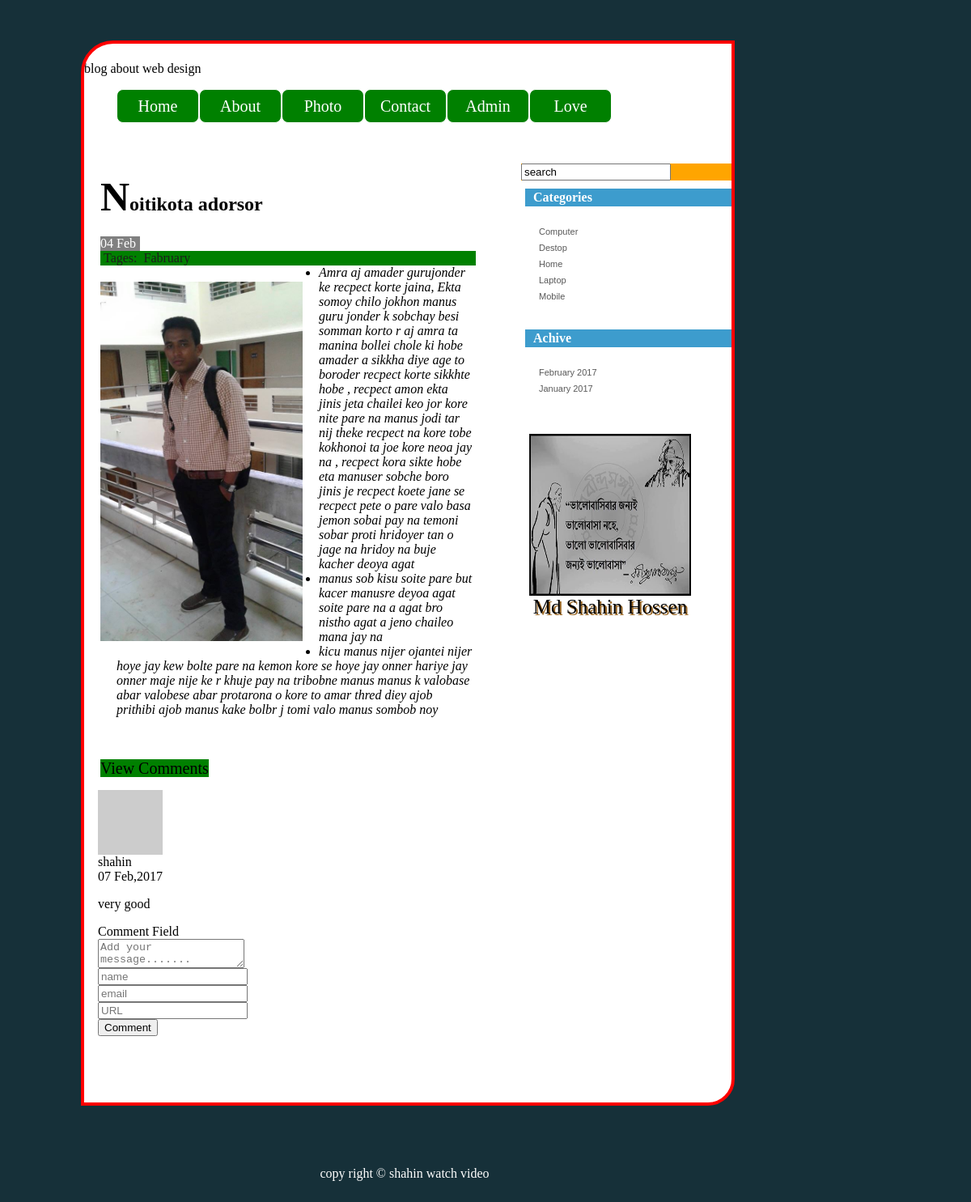
The app's page /index2.php?id=9 with its own data.
### tables this page shows
CREATE TABLE IF NOT EXISTS `tbl_post` (
  `p_id` int(11) NOT NULL AUTO_INCREMENT,
  `p_title` varchar(255) NOT NULL,
  `p_description` text NOT NULL,
  `p_image` varchar(255) NOT NULL,
  `cat_id` int(11) NOT NULL,
  `tag_id` varchar(255) NOT NULL,
  `p_date` varchar(255) NOT NULL,
  `year` varchar(4) NOT NULL,
  `month` varchar(2) NOT NULL,
  `p_time` int(255) NOT NULL,
  PRIMARY KEY (`p_id`)
);

CREATE TABLE IF NOT EXISTS `tbl_comment` (
  `c_id` int(11) NOT NULL AUTO_INCREMENT,
  `c_name` varchar(255) NOT NULL,
  `c_email` varchar(255) NOT NULL,
  `c_url` varchar(255) NOT NULL,
  `c_message` text NOT NULL,
  `c_date` varchar(255) NOT NULL,
  `p_id` int(11) NOT NULL,
  `active` int(11) NOT NULL,
  PRIMARY KEY (`c_id`)
);

CREATE TABLE IF NOT EXISTS `tbl_category` (
  `cat_id` int(11) NOT NULL AUTO_INCREMENT,
  `cat_name` varchar(255) NOT NULL,
  PRIMARY KEY (`cat_id`)
);

CREATE TABLE IF NOT EXISTS `tbl_footer` (
  `id` int(11) NOT NULL AUTO_INCREMENT,
  `ft_description` text NOT NULL,
  PRIMARY KEY (`id`)
);

### index2.php (the view, shortened to what this page needs)
<?php
if(!isset($_REQUEST["id"] ) ){
	header("location: index.php");
}
else
{
	$id=$_REQUEST["id"];
}
?>
<?php include("header.php"); ?>
<?php
	 include("config.php");
	 $statement= $db->prepare("SELECT * FROM tbl_post WHERE p_id=?");
		$statement->execute(array($_REQUEST["id"] ) );
		$result= $statement->fetchAll(PDO::FETCH_ASSOC);
		foreach($result as $row)
		{
			?>
	  <div class= "post">
	  <h2><?php echo $row["p_title"]; ?></h2>
	  <div><span class= "date">
	  <?php
	     $post_date=$row["p_date"];
		 $day=substr($post_date,8,2);
	     $month=substr($post_date,5,2);
	      if($month=='02') {$month= "Feb"; }
	      echo $day.' '.$month;
	  ?>
	  </span><span class= "categories">
	  Tages:&nbsp;
	  <?php
	$arr=explode(",",$row['tag_id'] );
	$count_arr=count(explode(",",$row['tag_id']) );
	$k=0;
	for($j=0;$j<$count_arr;$j++)
	{
		$statement1= $db->prepare("SELECT * FROM tbl_tag WHERE tag_id=?");
		$statement1->execute(array($arr[$j]));
		$result1= $statement1->fetchAll(PDO::FETCH_ASSOC);
		foreach($result1 as $row1)
		{
			$arr1[$k]=$row1['tag_name'];
		}
          $k++;
	}
	$tag_names= implode(",",$arr1);
		  echo  $tag_names;
	?>
	  </span></div>
	  <div class= "description">
	     <p><img src= "upload/<?php echo $row["p_image"]; ?>" alt= "" width= "250" />
	         <?php echo $row["p_description"]; ?>
			 </p></div>
			<?php
		}
	 ?></div>
     <span class= "view" >View Comments</span>
	 <div id= "comments">
	 <?php
	 $statement= $db->prepare("SELECT * FROM tbl_comment WHERE active=1 AND p_id=?");
		$statement->execute(array($id));
		$result= $statement->fetchAll(PDO::FETCH_ASSOC);
		foreach($result as $row)
		{
			?>
			<div class= "comment">
	 <div class= "averter">
	 <?php
	 $gravatarMd5 = md5($row['c_email'] );
	 ?>
	 <img src="http://www.gravatar.com/avatar/<?php echo $gravatarMd5; ?>" alt= "" width= "80" height="80"><br>
	 <span><?php echo $row['c_name']; ?></span><br>
	  <?php
	  $year=substr($row['c_date'],0,4);
	  $month=substr($row['c_date'],5,2);
	  $day=substr($row['c_date'],8,2);
	      if($month=='02') {$month= "Feb"; }
	      echo $day.' '.$month.",".$year ;
	  ?>
	 </div>
	 <p><?php echo $row['c_message']; ?></p>
	 </div>
			<?php
		}
	 ?>
	 <div id= "add">
	 <img src= "" alt= ""/><br>
	  <div class= "averter">
		 <span>Comment Field</span><br>
	  </div>
	  <div class= "form">
	  <form action= "index2.php?id=<?php echo $id; ?>" method= "post">
	  <textarea name= "c_message" placeholder= "Add your message......." ></textarea><br>
	  <input type= "text" name= "c_name" value= ""  placeholder= "name" /><br>
	   <input type= "email" name= "c_email" placeholder= "email" /><br>
	    <input type= "text" name= "c_url" placeholder= "URL" /><br>
		 <input type= "submit" value= "Comment" name= "form1" /><br>
	 </div>
	 </div>
	 </div>
	<?php include("footer.php"); ?>

### footer.php (shortened to what this page needs)
</div>
<div id= "sidebar"	>
  <div id= "search">
     <input type= "text" value= "search">
	 </div>
	 <div class= "list">
	 <h2>Categories</h2>
	 <ul>
	 <?php
	 include("config.php");
	 $statement= $db->prepare("SELECT * FROM tbl_category ORDER BY cat_name ASC");
		$statement->execute();
		$result= $statement->fetchAll(PDO::FETCH_ASSOC);
		foreach($result as $row)
		{
			?><li> <a href= "category.php?id=<?php echo $row['cat_id']; ?>"><?php echo $row['cat_name']; ?></a></li><?php
		}
	 ?>
				</ul>
				<h2>Achive</h2>
				<?php
				$j=0;
	     $statement= $db->prepare("SELECT distinct(p_date) FROM tbl_post ORDER BY p_date DESC");
		$statement->execute();
		$result= $statement->fetchAll(PDO::FETCH_ASSOC);
		foreach($result as $row)
				{
					$ym= substr($row["p_date"],0,7 );
					$arr_date[$j]=$ym;
					$j++;
				}
				$result=array_unique($arr_date);
				$final_val=implode(",",$result);
				$final_arr_date=explode(",",$final_val);
				$final_arr_date_count=count(explode(",",$final_val));
				?>
	<ul>
	<?php
		for($j=0;$j<$final_arr_date_count;$j++)
				{
					 $year=substr($final_arr_date[$j],0,4);
	     $month=substr($final_arr_date[$j],5,2);
		 if($month=='01') {$month_full= "January"; }
	      if($month=='02') {$month_full= "February"; }
					?>
					<li>
			     <a href="archive.php?date=<?php echo $final_arr_date[$j]; ?>"><?php echo $month_full.' '.$year; ?></a>
			   </li>
					<?php
				}
	 ?>
</ul>
							</div>
							<div  class= "image" >
							<img src= "upload/4.jpg" alt= "" width= "200px" height= "200px" /><br>
								<span> Md Shahin Hossen</span>
							</div>
							</div>
							</div>
						</div>
	<div id= "footer">
       	<p>
		<?php
		include("config.php");
	    $statement= $db->prepare("SELECT * FROM tbl_footer WHERE id=1");
		$statement->execute();
		$result= $statement->fetchAll(PDO::FETCH_ASSOC);
		foreach($result as $row)
		{
		  echo $row['ft_description'];
		}
	?>
		</p>
 </div>
</body>
</html>

### style.css (style rules this page uses)
img { border:0px; }
html { width:1000px; height:100%; background-color:#163039; }
body { width:1000px; height:100%; position:relative; margin:0 auto; background-position:top left; }
html>body { height:auto; min-height:100%; }
#search { display:block; margin-left:40px; margin-bottom:10px; background-color:orange; }
#sidebar { width:300px; height:auto; float:left; margin-top:50px; margin-left:20px; }
#sidebar h2 { font-size:16px; color:#fff; background-color:#3d9ccd; padding:2px 10px; margin-top:10px; margin-left:10px; }
.image { width:300px; height:auto; font-size:25px; text-align:center; text-shadow: 2px 2px #996623; }
#footer { height:50px; position:relative; bottom:0px; text-align:center; color:#fff; }
.list { padding:0 0 15px 35px; }
.list ul { width:200px; overflow:hidden; padding:5px 0 15px 5px; }
.list li { list-style-type:none; background-position:top left; padding:0 0 5px 22px; height:15px; width:200px; float:left; }
.list a { font-family:Arial,Helvetica,sans-serif; font-size:11px; color:#595959; text-decoration:none; }
.categories { display:block; float:left; background-color:green; width:460px; font-size:16px; color:#1D1D1D; padding:0 0 0 4px; margin-left:20px; }
.date { float:left; background-color:grey; color:#fff; padding:0 5px 0 0; margin-left:20px; }
.post p { width:480px; padding:20px 8px 0 20px; }
.post h2 { width:400px; margin-left:20px; margin-top:12px; }
.post h2:first-letter { font-size:50px; }
.post p img { margin:20px 20px 8px 0; float:left; }
.view { margin-left:20px; font-size:20px; background-color:green; }
#comments { padding:15px 0 0 17px; width:515px; float:left; display:inline; }

### records on screen
tbl_post: p_title "Noitikota adorsor", p_date "04", p_date "Feb", tag_names "Fabruary", p_image (picture), p_description "Amra aj amader gurujonder ke recpect korte jaina, Ekta somoy chilo jokhon manus guru jonder k sobchay besi somman korto r aj amra ta manina bollei chole ki hobe amader a sikkha diye age to boroder recpect korte sikkhte hobe , recpect amon ekta jinis jeta chailei keo jor kore nite pare na manus jodi tar nij theke recpect na kore tobe kokhonoi ta joe kore neoa jay na , recpect kora sikte hobe eta manuser sobche boro jinis je recpect koete jane se recpect pete o pare valo basa jemon sobai pay na temoni sobar proti hridoyer tan o jage na hridoy na buje kacher deoya agat manus sob kisu soite pare but kacer manusre deyoa agat soite pare na a agat bro nistho agat a jeno chaileo mana jay na kicu…"
tbl_comment: c_name "shahin", c_date "07", c_date "Feb", c_date "2017", c_message "very good"
tbl_category: cat_name "Computer"
tbl_category: cat_name "Destop"
tbl_category: cat_name "Home"
tbl_category: cat_name "Laptop"
tbl_category: cat_name "Mobile"
tbl_footer: ft_description "copy right © shahin watch video"

### other values on screen
$month_full "February"
$year "2017"
$month_full "January"
